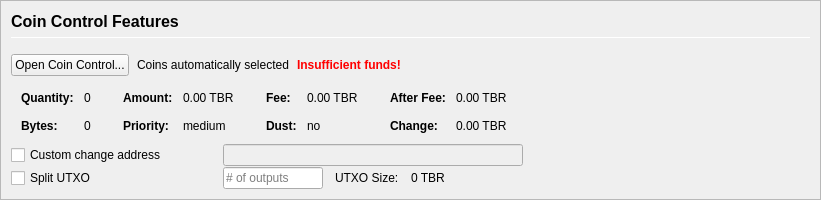
         <widget class="QFrame" name="frameCoinControl">
          <property name="sizePolicy">
           <sizepolicy hsizetype="Expanding" vsizetype="Expanding">
            <horstretch>0</horstretch>
            <verstretch>0</verstretch>
           </sizepolicy>
          </property>
          <property name="maximumSize">
           <size>
            <width>16777215</width>
            <height>16777215</height>
           </size>
          </property>
          <property name="frameShape">
           <enum>QFrame::StyledPanel</enum>
          </property>
          <property name="frameShadow">
           <enum>QFrame::Sunken</enum>
          </property>
          <layout class="QVBoxLayout" name="verticalLayoutCoinControl2">
           <property name="spacing">
            <number>0</number>
           </property>
           <property name="leftMargin">
            <number>0</number>
           </property>
           <property name="topMargin">
            <number>0</number>
           </property>
           <property name="rightMargin">
            <number>0</number>
           </property>
           <property name="bottomMargin">
            <number>0</number>
           </property>
           <item>
            <widget class="QFrame" name="frameCoinControl_BG">
             <layout class="QVBoxLayout" name="verticalLayoutCoinControl" stretch="0,0,0,0,0,0">
              <property name="spacing">
               <number>1</number>
              </property>
              <property name="leftMargin">
               <number>10</number>
              </property>
              <property name="topMargin">
               <number>10</number>
              </property>
              <item>
               <layout class="QHBoxLayout" name="horizontalLayoutCoinControl1">
                <property name="bottomMargin">
                 <number>15</number>
                </property>
                <item>
                 <layout class="QVBoxLayout" name="verticalLayout_3">
                  <property name="spacing">
                   <number>6</number>
                  </property>
                  <item>
                   <widget class="QLabel" name="labelCoinControlFeatures">
                    <property name="sizePolicy">
                     <sizepolicy hsizetype="Preferred" vsizetype="Maximum">
                      <horstretch>0</horstretch>
                      <verstretch>0</verstretch>
                     </sizepolicy>
                    </property>
                    <property name="minimumSize">
                     <size>
                      <width>0</width>
                      <height>20</height>
                     </size>
                    </property>
                    <property name="font">
                     <font>
                      <pointsize>12</pointsize>
                      <weight>75</weight>
                      <bold>true</bold>
                     </font>
                    </property>
                    <property name="styleSheet">
                     <string notr="true">font-weight:bold;</string>
                    </property>
                    <property name="text">
                     <string>Coin Control Features</string>
                    </property>
                   </widget>
                  </item>
                  <item>
                   <widget class="Line" name="line">
                    <property name="minimumSize">
                     <size>
                      <width>0</width>
                      <height>1</height>
                     </size>
                    </property>
                    <property name="maximumSize">
                     <size>
                      <width>16777215</width>
                      <height>1</height>
                     </size>
                    </property>
                    <property name="orientation">
                     <enum>Qt::Horizontal</enum>
                    </property>
                   </widget>
                  </item>
                 </layout>
                </item>
               </layout>
              </item>
              <item>
               <layout class="QHBoxLayout" name="horizontalLayoutCoinControl2" stretch="0,0,0,0">
                <property name="spacing">
                 <number>8</number>
                </property>
                <property name="bottomMargin">
                 <number>10</number>
                </property>
                <item>
                 <widget class="QPushButton" name="pushButtonCoinControl">
                  <property name="styleSheet">
                   <string notr="true"/>
                  </property>
                  <property name="text">
                   <string>Open Coin Control...</string>
                  </property>
                  <property name="autoDefault">
                   <bool>false</bool>
                  </property>
                 </widget>
                </item>
                <item>
                 <widget class="QLabel" name="labelCoinControlAutomaticallySelected">
                  <property name="text">
                   <string>Coins automatically selected</string>
                  </property>
                  <property name="margin">
                   <number>5</number>
                  </property>
                 </widget>
                </item>
                <item>
                 <widget class="QLabel" name="labelCoinControlInsuffFunds">
                  <property name="font">
                   <font>
                    <weight>75</weight>
                    <bold>true</bold>
                   </font>
                  </property>
                  <property name="styleSheet">
                   <string notr="true">color:red;font-weight:bold;</string>
                  </property>
                  <property name="text">
                   <string>Insufficient funds!</string>
                  </property>
                  <property name="margin">
                   <number>5</number>
                  </property>
                 </widget>
                </item>
                <item>
                 <spacer name="horizontalSpacerCoinControl">
                  <property name="orientation">
                   <enum>Qt::Horizontal</enum>
                  </property>
                  <property name="sizeHint" stdset="0">
                   <size>
                    <width>40</width>
                    <height>1</height>
                   </size>
                  </property>
                 </spacer>
                </item>
               </layout>
              </item>
              <item>
               <widget class="QWidget" name="widgetCoinControl" native="true">
                <property name="sizePolicy">
                 <sizepolicy hsizetype="Preferred" vsizetype="Preferred">
                  <horstretch>0</horstretch>
                  <verstretch>0</verstretch>
                 </sizepolicy>
                </property>
                <property name="minimumSize">
                 <size>
                  <width>0</width>
                  <height>0</height>
                 </size>
                </property>
                <property name="styleSheet">
                 <string notr="true"/>
                </property>
                <layout class="QHBoxLayout" name="horizontalLayoutCoinControl5">
                 <property name="leftMargin">
                  <number>0</number>
                 </property>
                 <property name="topMargin">
                  <number>0</number>
                 </property>
                 <property name="rightMargin">
                  <number>0</number>
                 </property>
                 <property name="bottomMargin">
                  <number>0</number>
                 </property>
                 <item>
                  <layout class="QHBoxLayout" name="horizontalLayoutCoinControl3" stretch="0,0,0,1">
                   <property name="spacing">
                    <number>20</number>
                   </property>
                   <property name="topMargin">
                    <number>0</number>
                   </property>
                   <property name="bottomMargin">
                    <number>10</number>
                   </property>
                   <item>
                    <layout class="QFormLayout" name="formLayoutCoinControl1">
                     <property name="horizontalSpacing">
                      <number>10</number>
                     </property>
                     <property name="verticalSpacing">
                      <number>14</number>
                     </property>
                     <property name="leftMargin">
                      <number>10</number>
                     </property>
                     <property name="topMargin">
                      <number>4</number>
                     </property>
                     <property name="rightMargin">
                      <number>6</number>
                     </property>
                     <item row="0" column="0">
                      <widget class="QLabel" name="labelCoinControlQuantityText">
                       <property name="font">
                        <font>
                         <weight>75</weight>
                         <bold>true</bold>
                        </font>
                       </property>
                       <property name="text">
                        <string>Quantity:</string>
                       </property>
                       <property name="margin">
                        <number>0</number>
                       </property>
                      </widget>
                     </item>
                     <item row="0" column="1">
                      <widget class="QLabel" name="labelCoinControlQuantity">
                       <property name="cursor">
                        <cursorShape>IBeamCursor</cursorShape>
                       </property>
                       <property name="contextMenuPolicy">
                        <enum>Qt::ActionsContextMenu</enum>
                       </property>
                       <property name="text">
                        <string notr="true">0</string>
                       </property>
                       <property name="margin">
                        <number>0</number>
                       </property>
                       <property name="textInteractionFlags">
                        <set>Qt::LinksAccessibleByMouse|Qt::TextSelectableByKeyboard|Qt::TextSelectableByMouse</set>
                       </property>
                      </widget>
                     </item>
                     <item row="1" column="0">
                      <widget class="QLabel" name="labelCoinControlBytesText">
                       <property name="font">
                        <font>
                         <weight>75</weight>
                         <bold>true</bold>
                        </font>
                       </property>
                       <property name="text">
                        <string>Bytes:</string>
                       </property>
                      </widget>
                     </item>
                     <item row="1" column="1">
                      <widget class="QLabel" name="labelCoinControlBytes">
                       <property name="cursor">
                        <cursorShape>IBeamCursor</cursorShape>
                       </property>
                       <property name="contextMenuPolicy">
                        <enum>Qt::ActionsContextMenu</enum>
                       </property>
                       <property name="text">
                        <string notr="true">0</string>
                       </property>
                       <property name="textInteractionFlags">
                        <set>Qt::LinksAccessibleByMouse|Qt::TextSelectableByKeyboard|Qt::TextSelectableByMouse</set>
                       </property>
                      </widget>
                     </item>
                    </layout>
                   </item>
                   <item>
                    <layout class="QFormLayout" name="formLayoutCoinControl2">
                     <property name="horizontalSpacing">
                      <number>10</number>
                     </property>
                     <property name="verticalSpacing">
                      <number>14</number>
                     </property>
                     <property name="leftMargin">
                      <number>6</number>
                     </property>
                     <property name="topMargin">
                      <number>4</number>
                     </property>
                     <property name="rightMargin">
                      <number>6</number>
                     </property>
                     <item row="0" column="0">
                      <widget class="QLabel" name="labelCoinControlAmountText">
                       <property name="font">
                        <font>
                         <weight>75</weight>
                         <bold>true</bold>
                        </font>
                       </property>
                       <property name="text">
                        <string>Amount:</string>
                       </property>
                       <property name="margin">
                        <number>0</number>
                       </property>
                      </widget>
                     </item>
                     <item row="0" column="1">
                      <widget class="QLabel" name="labelCoinControlAmount">
                       <property name="cursor">
                        <cursorShape>IBeamCursor</cursorShape>
                       </property>
                       <property name="contextMenuPolicy">
                        <enum>Qt::ActionsContextMenu</enum>
                       </property>
                       <property name="text">
                        <string notr="true">0.00 TBR</string>
                       </property>
                       <property name="textInteractionFlags">
                        <set>Qt::LinksAccessibleByMouse|Qt::TextSelectableByKeyboard|Qt::TextSelectableByMouse</set>
                       </property>
                      </widget>
                     </item>
                     <item row="1" column="0">
                      <widget class="QLabel" name="labelCoinControlPriorityText">
                       <property name="font">
                        <font>
                         <weight>75</weight>
                         <bold>true</bold>
                        </font>
                       </property>
                       <property name="text">
                        <string>Priority:</string>
                       </property>
                      </widget>
                     </item>
                     <item row="1" column="1">
                      <widget class="QLabel" name="labelCoinControlPriority">
                       <property name="cursor">
                        <cursorShape>IBeamCursor</cursorShape>
                       </property>
                       <property name="contextMenuPolicy">
                        <enum>Qt::ActionsContextMenu</enum>
                       </property>
                       <property name="text">
                        <string>medium</string>
                       </property>
                       <property name="textInteractionFlags">
                        <set>Qt::LinksAccessibleByMouse|Qt::TextSelectableByKeyboard|Qt::TextSelectableByMouse</set>
                       </property>
                      </widget>
                     </item>
                    </layout>
                   </item>
                   <item>
                    <layout class="QFormLayout" name="formLayoutCoinControl3">
                     <property name="horizontalSpacing">
                      <number>10</number>
                     </property>
                     <property name="verticalSpacing">
                      <number>14</number>
                     </property>
                     <property name="leftMargin">
                      <number>6</number>
                     </property>
                     <property name="topMargin">
                      <number>4</number>
                     </property>
                     <property name="rightMargin">
                      <number>6</number>
                     </property>
                     <item row="0" column="0">
                      <widget class="QLabel" name="labelCoinControlFeeText">
                       <property name="font">
                        <font>
                         <weight>75</weight>
                         <bold>true</bold>
                        </font>
                       </property>
                       <property name="text">
                        <string>Fee:</string>
                       </property>
                       <property name="margin">
                        <number>0</number>
                       </property>
                      </widget>
                     </item>
                     <item row="0" column="1">
                      <widget class="QLabel" name="labelCoinControlFee">
                       <property name="cursor">
                        <cursorShape>IBeamCursor</cursorShape>
                       </property>
                       <property name="contextMenuPolicy">
                        <enum>Qt::ActionsContextMenu</enum>
                       </property>
                       <property name="text">
                        <string notr="true">0.00 TBR</string>
                       </property>
                       <property name="textInteractionFlags">
                        <set>Qt::LinksAccessibleByMouse|Qt::TextSelectableByKeyboard|Qt::TextSelectableByMouse</set>
                       </property>
                      </widget>
                     </item>
                     <item row="1" column="0">
                      <widget class="QLabel" name="labelCoinControlLowOutputText">
                       <property name="font">
                        <font>
                         <weight>75</weight>
                         <bold>true</bold>
                        </font>
                       </property>
                       <property name="text">
                        <string>Dust:</string>
                       </property>
                      </widget>
                     </item>
                     <item row="1" column="1">
                      <widget class="QLabel" name="labelCoinControlLowOutput">
                       <property name="cursor">
                        <cursorShape>IBeamCursor</cursorShape>
                       </property>
                       <property name="contextMenuPolicy">
                        <enum>Qt::ActionsContextMenu</enum>
                       </property>
                       <property name="text">
                        <string>no</string>
                       </property>
                       <property name="textInteractionFlags">
                        <set>Qt::LinksAccessibleByMouse|Qt::TextSelectableByKeyboard|Qt::TextSelectableByMouse</set>
                       </property>
                      </widget>
                     </item>
                    </layout>
                   </item>
                   <item>
                    <layout class="QFormLayout" name="formLayoutCoinControl4">
                     <property name="horizontalSpacing">
                      <number>10</number>
                     </property>
                     <property name="verticalSpacing">
                      <number>14</number>
                     </property>
                     <property name="leftMargin">
                      <number>6</number>
                     </property>
                     <property name="topMargin">
                      <number>4</number>
                     </property>
                     <property name="rightMargin">
                      <number>6</number>
                     </property>
                     <item row="0" column="0">
                      <widget class="QLabel" name="labelCoinControlAfterFeeText">
                       <property name="font">
                        <font>
                         <weight>75</weight>
                         <bold>true</bold>
                        </font>
                       </property>
                       <property name="text">
                        <string>After Fee:</string>
                       </property>
                       <property name="margin">
                        <number>0</number>
                       </property>
                      </widget>
                     </item>
                     <item row="0" column="1">
                      <widget class="QLabel" name="labelCoinControlAfterFee">
                       <property name="cursor">
                        <cursorShape>IBeamCursor</cursorShape>
                       </property>
                       <property name="contextMenuPolicy">
                        <enum>Qt::ActionsContextMenu</enum>
                       </property>
                       <property name="text">
                        <string notr="true">0.00 TBR</string>
                       </property>
                       <property name="textInteractionFlags">
                        <set>Qt::LinksAccessibleByMouse|Qt::TextSelectableByKeyboard|Qt::TextSelectableByMouse</set>
                       </property>
                      </widget>
                     </item>
                     <item row="1" column="0">
                      <widget class="QLabel" name="labelCoinControlChangeText">
                       <property name="font">
                        <font>
                         <weight>75</weight>
                         <bold>true</bold>
                        </font>
                       </property>
                       <property name="text">
                        <string>Change:</string>
                       </property>
                      </widget>
                     </item>
                     <item row="1" column="1">
                      <widget class="QLabel" name="labelCoinControlChange">
                       <property name="cursor">
                        <cursorShape>IBeamCursor</cursorShape>
                       </property>
                       <property name="contextMenuPolicy">
                        <enum>Qt::ActionsContextMenu</enum>
                       </property>
                       <property name="text">
                        <string notr="true">0.00 TBR</string>
                       </property>
                       <property name="textInteractionFlags">
                        <set>Qt::LinksAccessibleByMouse|Qt::TextSelectableByKeyboard|Qt::TextSelectableByMouse</set>
                       </property>
                      </widget>
                     </item>
                    </layout>
                   </item>
                  </layout>
                 </item>
                </layout>
               </widget>
              </item>
              <item>
               <layout class="QHBoxLayout" name="horizontalLayoutCoinControl4">
                <property name="spacing">
                 <number>12</number>
                </property>
                <property name="sizeConstraint">
                 <enum>QLayout::SetDefaultConstraint</enum>
                </property>
                <property name="topMargin">
                 <number>0</number>
                </property>
                <property name="rightMargin">
                 <number>0</number>
                </property>
                <item>
                 <widget class="QCheckBox" name="checkBoxCoinControlChange">
                  <property name="sizePolicy">
                   <sizepolicy hsizetype="Preferred" vsizetype="Preferred">
                    <horstretch>0</horstretch>
                    <verstretch>0</verstretch>
                   </sizepolicy>
                  </property>
                  <property name="minimumSize">
                   <size>
                    <width>200</width>
                    <height>0</height>
                   </size>
                  </property>
                  <property name="maximumSize">
                   <size>
                    <width>200</width>
                    <height>16777215</height>
                   </size>
                  </property>
                  <property name="toolTip">
                   <string>If this is activated, but the change address is empty or invalid, change will be sent to a newly generated address.</string>
                  </property>
                  <property name="text">
                   <string>Custom change address</string>
                  </property>
                 </widget>
                </item>
                <item>
                 <widget class="QValidatedLineEdit" name="lineEditCoinControlChange">
                  <property name="enabled">
                   <bool>false</bool>
                  </property>
                  <property name="sizePolicy">
                   <sizepolicy hsizetype="Preferred" vsizetype="Preferred">
                    <horstretch>0</horstretch>
                    <verstretch>0</verstretch>
                   </sizepolicy>
                  </property>
                  <property name="minimumSize">
                   <size>
                    <width>300</width>
                    <height>0</height>
                   </size>
                  </property>
                 </widget>
                </item>
                <item>
                 <widget class="QLabel" name="labelCoinControlChangeLabel">
                  <property name="sizePolicy">
                   <sizepolicy hsizetype="Preferred" vsizetype="Preferred">
                    <horstretch>0</horstretch>
                    <verstretch>0</verstretch>
                   </sizepolicy>
                  </property>
                  <property name="minimumSize">
                   <size>
                    <width>100</width>
                    <height>0</height>
                   </size>
                  </property>
                  <property name="text">
                   <string/>
                  </property>
                  <property name="margin">
                   <number>3</number>
                  </property>
                 </widget>
                </item>
               </layout>
              </item>
              <item>
               <layout class="QHBoxLayout" name="horizontalLayoutCoinControl6">
                <property name="spacing">
                 <number>12</number>
                </property>
                <property name="rightMargin">
                 <number>0</number>
                </property>
                <item>
                 <widget class="QCheckBox" name="splitBlockCheckBox">
                  <property name="sizePolicy">
                   <sizepolicy hsizetype="Preferred" vsizetype="Preferred">
                    <horstretch>0</horstretch>
                    <verstretch>0</verstretch>
                   </sizepolicy>
                  </property>
                  <property name="minimumSize">
                   <size>
                    <width>200</width>
                    <height>0</height>
                   </size>
                  </property>
                  <property name="maximumSize">
                   <size>
                    <width>200</width>
                    <height>16777215</height>
                   </size>
                  </property>
                  <property name="text">
                   <string>Split UTXO</string>
                  </property>
                 </widget>
                </item>
                <item>
                 <widget class="QLineEdit" name="splitBlockLineEdit">
                  <property name="sizePolicy">
                   <sizepolicy hsizetype="Preferred" vsizetype="Preferred">
                    <horstretch>50</horstretch>
                    <verstretch>0</verstretch>
                   </sizepolicy>
                  </property>
                  <property name="minimumSize">
                   <size>
                    <width>100</width>
                    <height>0</height>
                   </size>
                  </property>
                  <property name="maximumSize">
                   <size>
                    <width>100</width>
                    <height>16777215</height>
                   </size>
                  </property>
                  <property name="placeholderText">
                   <string># of outputs</string>
                  </property>
                 </widget>
                </item>
                <item>
                 <widget class="QLabel" name="labelBlockSizeText">
                  <property name="text">
                   <string>UTXO Size:</string>
                  </property>
                 </widget>
                </item>
                <item>
                 <widget class="QLabel" name="labelBlockSize">
                  <property name="text">
                   <string>0 TBR</string>
                  </property>
                 </widget>
                </item>
                <item>
                 <spacer name="horizontalSpacer_7">
                  <property name="orientation">
                   <enum>Qt::Horizontal</enum>
                  </property>
                  <property name="sizeHint" stdset="0">
                   <size>
                    <width>40</width>
                    <height>20</height>
                   </size>
                  </property>
                 </spacer>
                </item>
               </layout>
              </item>
              <item>
               <spacer name="verticalSpacerCoinControl">
                <property name="orientation">
                 <enum>Qt::Vertical</enum>
                </property>
                <property name="sizeHint" stdset="0">
                 <size>
                  <width>800</width>
                  <height>1</height>
                 </size>
                </property>
               </spacer>
              </item>
             </layout>
            </widget>
           </item>
          </layout>
         </widget>
